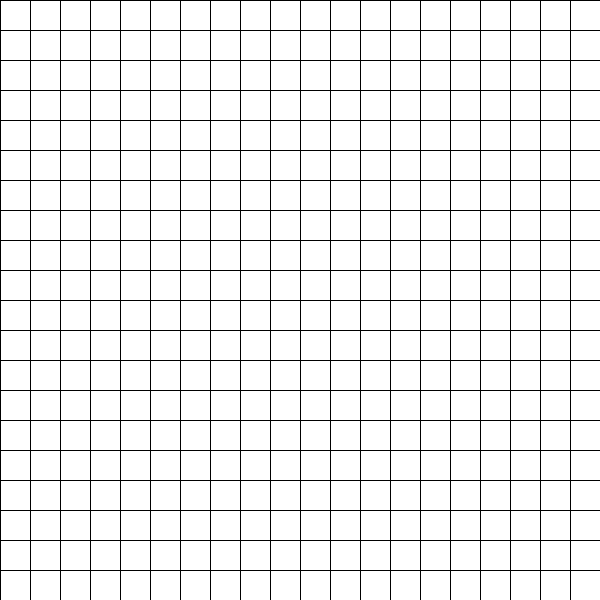
Frame 1 (no input)
Frame 60 (the mouse pressed at the canvas centre just before this capture): identical to frame 1, image omitted
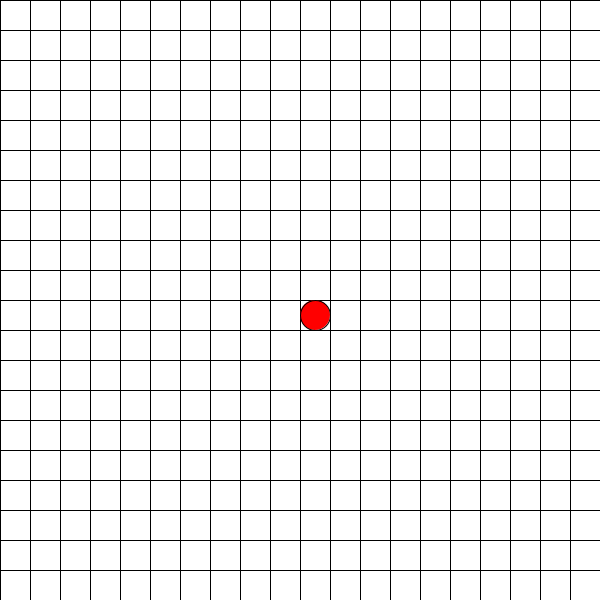
Frame 120 (the mouse held since frame 60 and released just before this capture)

The Processing sketch that drew these frames (run headless with seeded random() and noise(); from frame 60 on, the mouse is pressed at the canvas centre):

// Processing sketch: FiveInARow
// ── FiveInARow.pde
// Game:     Five in a Row 
// Created:  2019/11/26 creation date]
// Author:   Juan Gestal (juan@gestal.es)
//

int w = 20;
int h = 20;
int bs = 30;
int player = 1;
int state = 0;

int [][] board = new int[w][h];

void setup() {
  size(600, 600);
  ellipseMode(CORNER);
  textAlign(CENTER, CENTER);
  textSize(16);
}

void draw() {

  for (int r=0; r<h; r++) for (int c=0; c<w; c++) {

    fill(255);
    rect(c*bs, r*bs, bs, bs);

    if (board[c][r] > 0) {
      fill(board[c][r]==1?255:0, board[c][r]==2?255:0, 0);
      ellipse(c*bs, r*bs, bs, bs);
    }
  }

  if (state != 0) {

    fill(0);
    rect(width/2 - 5*bs, height/2 - bs, 10*bs, 2*bs);
    
    fill(255);
    if (state > 0) {
      text("Player "+state+" wins. Press click to restart.", width/2, height/2);
    } else {
      text("Draw game. Press click to restart.", width/2, height/2);
    }
  }
}


int f(int c, int r) {
  return (c<0 || r<0 || c>=w || r>=h) ? 0 : board[c][r];
}

void mousePressed() {

  if (state == 0) {

    int c = int(mouseX / bs);
    int r = int(mouseY / bs);

    if (board[c][r] == 0) {
      board[c][r] = player;
      player = player == 1 ? 2 : 1;
      state = getState();
    }
  } else {
    restart();
  }
}

void restart() {
  for (int r=0; r<h; r++) for (int c=0; c<w; c++) board[c][r] = 0; 
  player = 1;
  state = 0;
}

// 1: Player 1 wins
// 2: Player 2 wins
// -1: Draw
// 0: No winner

int getState() {

  int emptyFields = 0;

  for (int r=0; r<h; r++) for (int c=0; c<w; c++) {

    int v = board[c][r];

    if (v > 0) {

      if (v == f(c, r+1) && v == f(c, r+2) && v == f(c, r+3) && v == f(c, r+4)) return v; 
      if (v == f(c+1, r) && v == f(c+2, r) && v == f(c+3, r) && v == f(c+4, r)) return v;

      if (v == f(c+1, r+1) && v == f(c+2, r+2) && v == f(c+3, r+3) && v == f(c+4, r+4)) return v;
      if (v == f(c-1, r-1) && v == f(c-2, r-2) && v == f(c-3, r-3) && v == f(c-4, r-4)) return v;

      if (v == f(c+1, r-1) && v == f(c+2, r-2) && v == f(c+3, r-3) && v == f(c+4, r-4)) return v;
      if (v == f(c-1, r+1) && v == f(c-2, r+2) && v == f(c-3, r+3) && v == f(c-4, r+4)) return v;
    } else {
      emptyFields++;
    }
  }
  return emptyFields > 0 ? 0 : -1;
}
